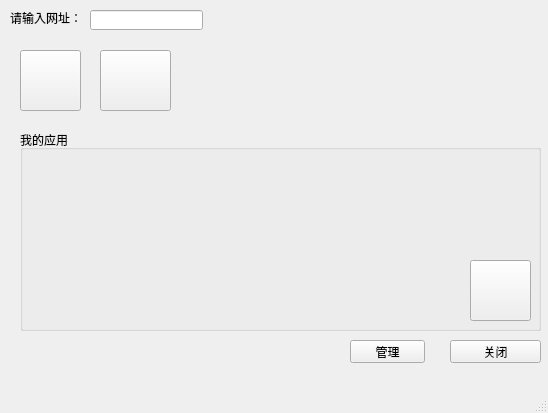
<?xml version="1.0" encoding="UTF-8"?>
<ui version="4.0">
 <class>ApplicationCenter</class>
 <widget class="QMainWindow" name="ApplicationCenter">
  <property name="geometry">
   <rect>
    <x>0</x>
    <y>0</y>
    <width>548</width>
    <height>413</height>
   </rect>
  </property>
  <property name="windowTitle">
   <string>MainWindow</string>
  </property>
  <property name="styleSheet">
   <string notr="true"/>
  </property>
  <widget class="QWidget" name="centralwidget">
   <widget class="QPushButton" name="quitButton">
    <property name="geometry">
     <rect>
      <x>450</x>
      <y>340</y>
      <width>91</width>
      <height>23</height>
     </rect>
    </property>
    <property name="styleSheet">
     <string notr="true"/>
    </property>
    <property name="text">
     <string>关闭</string>
    </property>
   </widget>
   <widget class="QLabel" name="weblabel">
    <property name="geometry">
     <rect>
      <x>10</x>
      <y>10</y>
      <width>71</width>
      <height>16</height>
     </rect>
    </property>
    <property name="text">
     <string>请输入网址：</string>
    </property>
   </widget>
   <widget class="QLineEdit" name="weblineEdit">
    <property name="geometry">
     <rect>
      <x>90</x>
      <y>10</y>
      <width>113</width>
      <height>20</height>
     </rect>
    </property>
   </widget>
   <widget class="QGroupBox" name="appgroupBox">
    <property name="geometry">
     <rect>
      <x>20</x>
      <y>130</y>
      <width>521</width>
      <height>201</height>
     </rect>
    </property>
    <property name="title">
     <string>我的应用</string>
    </property>
    <widget class="QPushButton" name="addButton">
     <property name="geometry">
      <rect>
       <x>450</x>
       <y>130</y>
       <width>61</width>
       <height>61</height>
      </rect>
     </property>
     <property name="styleSheet">
      <string notr="true">background-image: url(:/img/add.jpg);</string>
     </property>
     <property name="text">
      <string/>
     </property>
    </widget>
   </widget>
   <widget class="QPushButton" name="baiduButton">
    <property name="geometry">
     <rect>
      <x>20</x>
      <y>50</y>
      <width>61</width>
      <height>61</height>
     </rect>
    </property>
    <property name="styleSheet">
     <string notr="true">background-image: url(:/img/baidu.jpg);</string>
    </property>
    <property name="text">
     <string/>
    </property>
   </widget>
   <widget class="QToolButton" name="wzqButton">
    <property name="geometry">
     <rect>
      <x>100</x>
      <y>50</y>
      <width>71</width>
      <height>61</height>
     </rect>
    </property>
    <property name="styleSheet">
     <string notr="true">background-image: url(:/img/wzq2.jpg);</string>
    </property>
    <property name="text">
     <string/>
    </property>
   </widget>
   <widget class="QPushButton" name="delAllButton">
    <property name="geometry">
     <rect>
      <x>350</x>
      <y>340</y>
      <width>75</width>
      <height>23</height>
     </rect>
    </property>
    <property name="text">
     <string>管理</string>
    </property>
   </widget>
  </widget>
  <widget class="QMenuBar" name="menubar">
   <property name="geometry">
    <rect>
     <x>0</x>
     <y>0</y>
     <width>548</width>
     <height>23</height>
    </rect>
   </property>
  </widget>
  <widget class="QStatusBar" name="statusbar"/>
 </widget>
 <resources/>
 <connections/>
</ui>
